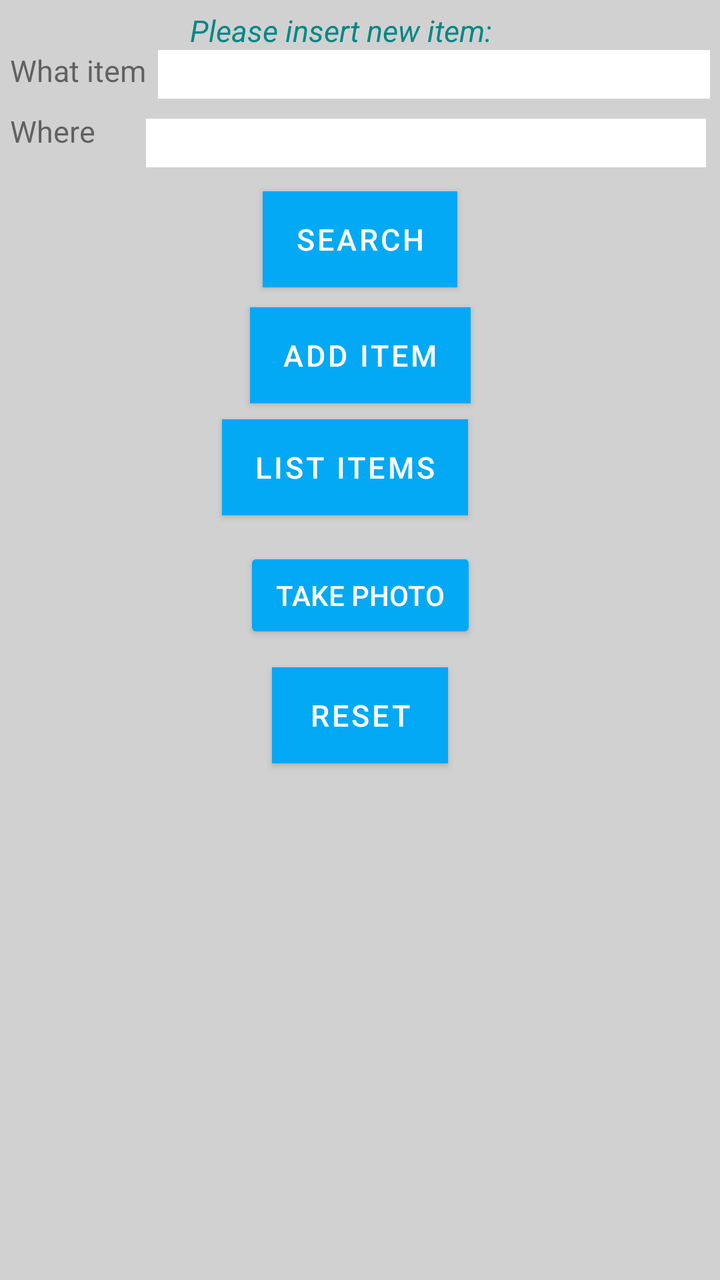
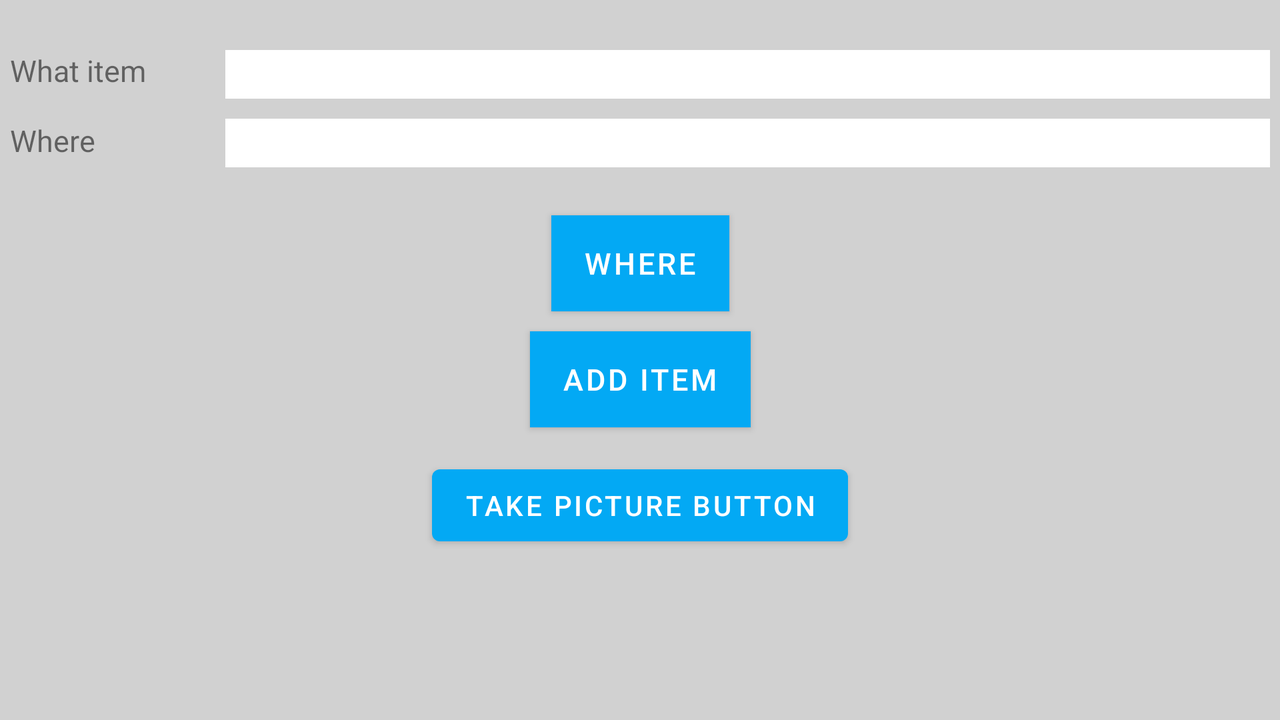

Two renders of one Android screen. The first uses the default layout on a phone; the second uses the alternative layout the repository ships for a different screen configuration, on a matching device. The two XML files are below.
<!-- AndroidManifest.xml: application theme Theme.Garbage -->
<!-- res/layout/fragment_ui.xml -->
<?xml version="1.0" encoding="utf-8"?>
<androidx.constraintlayout.widget.ConstraintLayout xmlns:android="http://schemas.android.com/apk/res/android"
    xmlns:app="http://schemas.android.com/apk/res-auto"
    android:layout_width="match_parent"
    android:layout_height="match_parent"
    android:background="@color/grey"
    android:orientation="vertical"
    android:padding="5dp">

        <TextView
            android:id="@+id/alert"
            android:layout_width="280dp"
            android:layout_height="wrap_content"
            android:layout_marginVertical="-4dp"
            android:layout_marginLeft="90dp"
            android:textStyle="italic"
            android:layout_weight="2.9"
            android:text="Please insert new item:"

            android:textColor="@color/teal_700"
            android:textSize="@dimen/text_size"
            app:layout_constraintStart_toStartOf="parent"
            app:layout_constraintTop_toTopOf="parent" />

        <TextView
            android:id="@+id/textView"
            android:layout_width="65dp"
            android:layout_height="wrap_content"
            android:layout_marginTop="10dp"
            android:layout_weight="2.7"
            android:text="Where"
            android:textSize="@dimen/text_size"
            app:layout_constraintStart_toStartOf="parent"
            app:layout_constraintTop_toBottomOf="@+id/textView2" />

        <TextView
            android:id="@+id/textView2"
            android:layout_width="78dp"
            android:layout_height="wrap_content"
            android:layout_marginTop="20dp"
            android:layout_weight="2.7"
            android:text="What item"
            android:textSize="@dimen/text_size"
            app:layout_constraintStart_toStartOf="parent"
            app:layout_constraintTop_toTopOf="parent" />

        <EditText
            android:id="@+id/what_text"
            android:layout_width="280dp"
            android:layout_height="wrap_content"
            android:layout_marginTop="20dp"
            android:layout_weight="1"
            android:background="#ffffff"
            app:layout_constraintEnd_toEndOf="parent"
            app:layout_constraintStart_toEndOf="@+id/textView2"
            app:layout_constraintTop_toTopOf="parent" />

        <EditText
            android:id="@+id/where_text"
            android:layout_width="280dp"
            android:layout_height="wrap_content"
            android:layout_marginTop="10dp"
            android:layout_weight="1"
            android:background="#ffffff"
            app:layout_constraintEnd_toEndOf="parent"
            app:layout_constraintHorizontal_bias="0.627"
            app:layout_constraintStart_toEndOf="@+id/textView"
            app:layout_constraintTop_toBottomOf="@+id/what_text" />

        <ImageView
            android:id="@+id/photo_view"
            android:layout_width="match_parent"
            android:layout_height="120dp"
            android:layout_marginTop="50dp"
            android:padding="@dimen/spacing"
            app:layout_constraintEnd_toEndOf="parent"
            app:layout_constraintHorizontal_bias="0.0"
            app:layout_constraintStart_toStartOf="parent"
            app:layout_constraintTop_toBottomOf="@+id/take_photo_button" />



        <Button
            android:id="@+id/search_button"
            android:layout_width="wrap_content"
            android:layout_height="wrap_content"
            android:layout_gravity="center"
            android:layout_marginStart="157dp"
            android:layout_marginTop="12dp"
            android:layout_marginEnd="157dp"
            android:background="#39f208"
            android:text="Search"
            android:textSize="@dimen/Button_text_size"
            app:layout_constraintEnd_toEndOf="parent"
            app:layout_constraintStart_toStartOf="parent"
            app:layout_constraintTop_toBottomOf="@+id/where_text" />

        <Button
            android:id="@+id/add_button"
            android:layout_width="wrap_content"
            android:layout_height="wrap_content"
            android:layout_alignParentBottom="true"
            android:layout_gravity="center"
            android:layout_marginStart="146dp"
            android:layout_marginTop="10dp"
            android:layout_marginEnd="146dp"
            android:background="#39f208"
            android:text="Add item"
            android:textSize="@dimen/Button_text_size"
            app:layout_constraintEnd_toEndOf="parent"
            app:layout_constraintStart_toStartOf="parent"
            app:layout_constraintTop_toBottomOf="@+id/search_button" />

        <Button
            android:id="@+id/itemList_button"
            android:layout_width="wrap_content"
            android:layout_height="wrap_content"
            android:layout_gravity="center"
            android:layout_marginStart="126dp"
            android:layout_marginTop="8dp"
            android:layout_marginEnd="121dp"
            android:background="#39f208"
            android:text="List items"
            android:textSize="@dimen/text_size"
            app:layout_constraintEnd_toEndOf="parent"
            app:layout_constraintHorizontal_bias="1.0"
            app:layout_constraintStart_toStartOf="parent"
            app:layout_constraintTop_toBottomOf="@+id/add_button" />

        <Button
            android:id="@+id/take_photo_button"
            style="@style/Widget.AppCompat.Button"
            android:layout_width="wrap_content"
            android:layout_height="wrap_content"
            android:layout_marginStart="138dp"
            android:layout_marginTop="16dp"
            android:layout_marginEnd="138dp"
            android:text="Take Photo"
            app:layout_constraintEnd_toEndOf="parent"
            app:layout_constraintStart_toStartOf="parent"
            app:layout_constraintTop_toBottomOf="@+id/itemList_button" />


        <Button
            android:id="@+id/reset"
            android:layout_width="wrap_content"
            android:layout_height="wrap_content"
            android:layout_gravity="center"
            android:layout_marginStart="157dp"
            android:layout_marginTop="12dp"
            android:layout_marginEnd="157dp"
            android:background="#39f208"
            android:text="Reset"
            android:textSize="@dimen/Button_text_size"
            app:layout_constraintEnd_toEndOf="parent"
            app:layout_constraintStart_toStartOf="parent"
            app:layout_constraintTop_toBottomOf="@+id/take_photo_button" />


</androidx.constraintlayout.widget.ConstraintLayout>
<!-- resources referenced by this layout -->
<resources>
  <color name="grey">#D1D1D1</color>
  <color name="teal_700">#FF018786</color>
  <dimen name="Button_text_size">15sp</dimen>
  <dimen name="spacing">5dp</dimen>
  <dimen name="text_size">15sp</dimen>
  <style name="Theme.Garbage" parent="Theme.MaterialComponents.DayNight.DarkActionBar">
          
          <item name="colorPrimary">@color/purple_500</item>
          <item name="colorPrimaryVariant">@color/purple_700</item>
          <item name="colorOnPrimary">@color/white</item>
          
          <item name="colorSecondary">@color/teal_200</item>
          <item name="colorSecondaryVariant">@color/teal_700</item>
          <item name="colorOnSecondary">@color/black</item>
          
          <item name="android:statusBarColor" tools:targetApi="l">?attr/colorPrimaryVariant</item>
          
      </style>
  <color name="purple_500">#03A9F4</color>
  <color name="purple_700">#FF3700B3</color>
  <color name="white">#FFFFFFFF</color>
  <color name="teal_200">#FF03DAC5</color>
  <color name="black">#FF000000</color>
</resources>
<!-- res/layout-land/fragment_ui.xml (the repository's variant of the layout above) -->
<!-- drawn on the phone turned sideways -->
<?xml version="1.0" encoding="utf-8"?>
<androidx.constraintlayout.widget.ConstraintLayout xmlns:android="http://schemas.android.com/apk/res/android"
    xmlns:app="http://schemas.android.com/apk/res-auto"
    xmlns:tools="http://schemas.android.com/tools"
    android:layout_height="match_parent"
    android:background="@color/grey"
    android:layout_width="match_parent"
    android:padding="5dp"
    android:orientation="vertical">

        <EditText
            android:id="@+id/what_text"
            android:layout_width="550dp"
            android:layout_height="wrap_content"
            android:layout_marginTop="20dp"
            android:layout_marginEnd="5dp"
            android:layout_weight="1"
            android:background="#ffffff"
            app:layout_constraintEnd_toEndOf="parent"
            app:layout_constraintStart_toEndOf="@+id/textView3"
            app:layout_constraintTop_toTopOf="parent" />

        <TextView
            android:id="@+id/textView3"
            android:layout_width="140dp"
            android:layout_height="25dp"
            android:layout_marginTop="20dp"
            android:layout_weight="3"
            android:text="What item"
            android:textSize="@dimen/text_size"
            app:layout_constraintStart_toStartOf="parent"
            app:layout_constraintTop_toTopOf="parent" />

        <EditText
            android:id="@+id/where_text"
            android:layout_width="550dp"
            android:layout_height="wrap_content"
            android:layout_marginTop="10dp"
            android:layout_marginEnd="5dp"
            android:layout_weight="1"
            android:background="#ffffff"
            app:layout_constraintEnd_toEndOf="parent"
            app:layout_constraintStart_toEndOf="@+id/textView4"
            app:layout_constraintTop_toBottomOf="@+id/what_text" />

        <TextView
            android:id="@+id/textView4"
            android:layout_width="140dp"
            android:layout_height="wrap_content"
            android:layout_marginTop="10dp"
            android:layout_weight="3"
            android:text="Where"
            android:textSize="@dimen/text_size"
            app:layout_constraintStart_toStartOf="parent"
            app:layout_constraintTop_toBottomOf="@+id/textView3" />

        <Button
            android:id="@+id/search_button"
            android:layout_width="wrap_content"
            android:layout_height="wrap_content"
            android:layout_gravity="center"
            android:layout_marginTop="24dp"
            android:background="#39f208"
            android:text="Where"
            android:textSize="@dimen/Button_text_size"
            app:layout_constraintEnd_toEndOf="parent"
            app:layout_constraintStart_toStartOf="parent"
            app:layout_constraintTop_toBottomOf="@+id/where_text" />

        <Button
            android:id="@+id/add_button"
            android:layout_width="wrap_content"
            android:layout_height="wrap_content"
            android:layout_alignParentBottom="true"
            android:layout_gravity="center"
            android:layout_marginTop="10dp"
            android:background="#39f208"
            android:text="Add item"
            android:textSize="@dimen/text_size"
            app:layout_constraintEnd_toEndOf="parent"
            app:layout_constraintStart_toStartOf="parent"
            app:layout_constraintTop_toBottomOf="@+id/search_button" />

        <Button
            android:id="@+id/take_photo_button"
            android:layout_width="wrap_content"
            android:layout_height="wrap_content"
            android:layout_marginTop="15dp"
            android:text="Take Picture Button"
            app:layout_constraintEnd_toEndOf="parent"
            app:layout_constraintStart_toStartOf="parent"
            app:layout_constraintTop_toBottomOf="@+id/add_button" />

    </androidx.constraintlayout.widget.ConstraintLayout>
<!-- resources referenced by the variant -->
<!-- as the phone turned sideways resolves them -->
<resources>
  <color name="grey">#D1D1D1</color>
  <dimen name="Button_text_size">15sp</dimen>
  <dimen name="text_size">15sp</dimen>
  <style name="Theme.Garbage" parent="Theme.MaterialComponents.DayNight.DarkActionBar">
          
          <item name="colorPrimary">@color/purple_500</item>
          <item name="colorPrimaryVariant">@color/purple_700</item>
          <item name="colorOnPrimary">@color/white</item>
          
          <item name="colorSecondary">@color/teal_200</item>
          <item name="colorSecondaryVariant">@color/teal_700</item>
          <item name="colorOnSecondary">@color/black</item>
          
          <item name="android:statusBarColor" tools:targetApi="l">?attr/colorPrimaryVariant</item>
          
      </style>
  <color name="purple_500">#03A9F4</color>
  <color name="purple_700">#FF3700B3</color>
  <color name="white">#FFFFFFFF</color>
  <color name="teal_200">#FF03DAC5</color>
  <color name="teal_700">#FF018786</color>
  <color name="black">#FF000000</color>
</resources>
